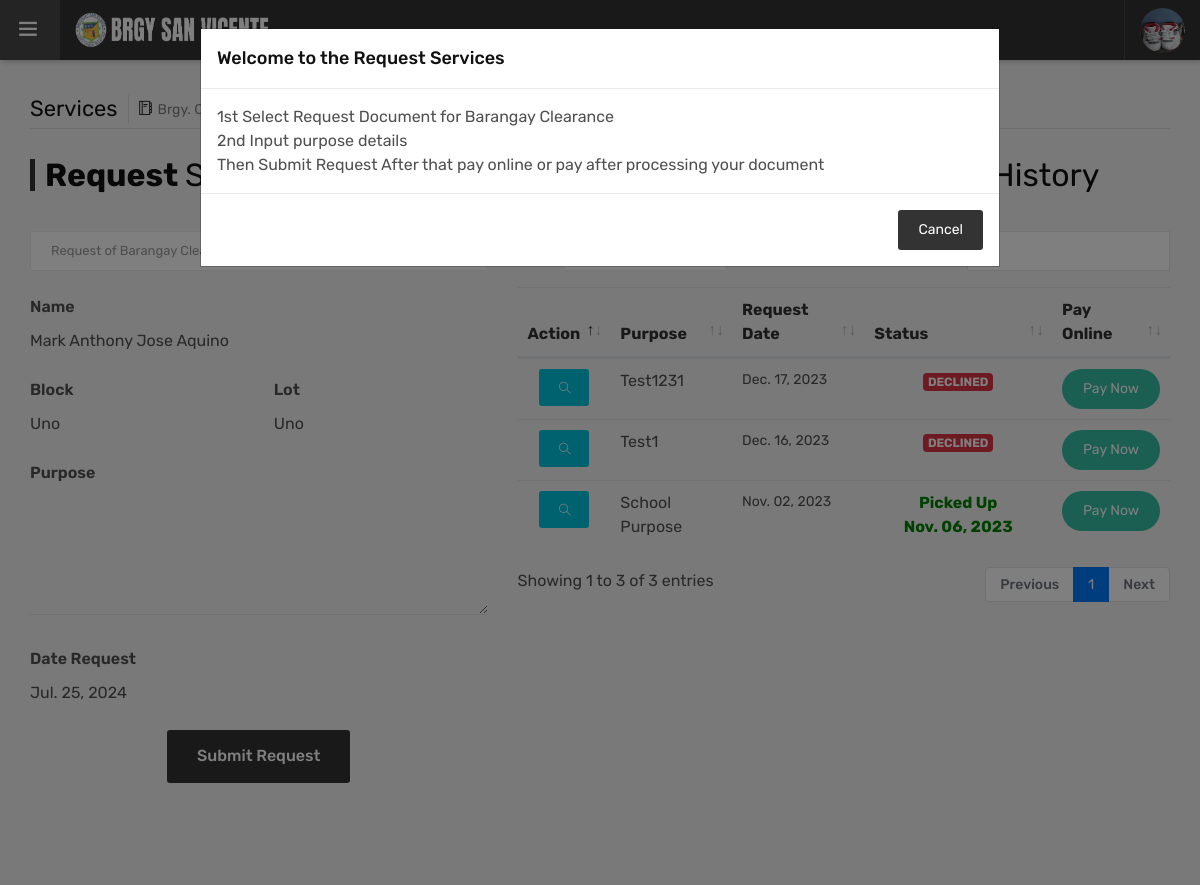
Page /residents/clearance.php (signed in) on the committed database.
### tables this page shows
CREATE TABLE `residents` (
  `id` int(11) NOT NULL,
  `id_number` varchar(50) NOT NULL,
  `fname` varchar(200) NOT NULL,
  `mname` varchar(200) NOT NULL,
  `lname` varchar(200) NOT NULL,
  `gender` varchar(20) NOT NULL,
  `civil_status` varchar(50) NOT NULL,
  `email` varchar(50) NOT NULL,
  `password` varchar(65) NOT NULL,
  `contact_number` varchar(50) NOT NULL,
  `address` varchar(500) NOT NULL,
  `address2` varchar(100) DEFAULT NULL,
  `resident_since` varchar(100) DEFAULT NULL,
  `birth_date` date DEFAULT NULL,
  `ext` varchar(200) DEFAULT NULL,
  `address3` varchar(200) DEFAULT NULL,
  `birth_place` varchar(200) DEFAULT NULL,
  `occupation` varchar(200) DEFAULT NULL,
  `fourps` varchar(11) NOT NULL,
  `status` int(11) NOT NULL,
  `verified` int(11) NOT NULL,
  `email_verif` int(11) DEFAULT NULL,
  `date_registered` datetime NOT NULL,
  `resident_status` varchar(50) DEFAULT NULL,
  `photo` varchar(200) DEFAULT NULL
);

CREATE TABLE `request` (
  `id` int(11) NOT NULL,
  `resident_id` int(11) NOT NULL,
  `request_type` int(11) NOT NULL,
  `purpose` varchar(200) NOT NULL,
  `date_issued` datetime NOT NULL,
  `date_pickup` date DEFAULT NULL,
  `status2` varchar(100) DEFAULT NULL,
  `status` int(11) NOT NULL
);

### global/model.php (called while the page is built, shortened)
<?php
	Class Model {
		private $server = "localhost";
		private $username = "root";
		private $password = "";
		private $dbname = "brgy_salvacion";
		private $conn;
		public function __construct() {
			try {
				$this->conn = new mysqli($this->server, $this->username, $this->password, $this->dbname);
			} catch (Exception $e) {
				echo "Connection failed" . $e->getMessage();
			}
		}
		public function displayDepartment2($id) {
			$data = null;
			$query = "SELECT * FROM residents WHERE id = ?";
			if($stmt = $this->conn->prepare($query)) {
				$stmt->bind_param("i", $id);
				$stmt->execute();
				$result = $stmt->get_result();
				while ($row = $result->fetch_assoc()) {
					$data[] = $row;
				}
			}
			return $data;
		}
		public function fetchRequestsHistory2($id, $request_type) {
			$data = null;
			$query = "SELECT a.*, b.fname, b.mname, b.lname, b.address, b.address2, b.resident_since, b.civil_status, b.id AS resident_id FROM request AS a INNER JOIN residents AS b ON a.resident_id = b.id WHERE a.resident_id = ? AND a.request_type = ? ORDER BY a.id DESC";
			if ($stmt = $this->conn->prepare($query)) {
				$stmt->bind_param('ii', $id, $request_type);
				$stmt->execute();
				$result = $stmt->get_result();
				while ($row = $result->fetch_assoc()) {
					$data[] = $row;
				}
			}
			return $data;
		}
	}
?>

### residents/department.php (called while the page is built, shortened)
<?php
	$department = $model->displayDepartment2($_SESSION['sess2']);
	if (!empty($department)) {
		foreach ($department as $dep) {
			$r_fname = $dep['fname'];
			$r_mname = $dep['mname'];
			$r_lname = $dep['lname'];
			$r_address = $dep['address'];
			$r_address2 = $dep['address2'];
			$photo = $dep['photo'];
														if ($photo == '') {
															$photo = 'default';
    													}
    													else {
    														$photo = $dep['photo'];
    													}
		}
	}
?>

### residents/clearance.php (the view, shortened to what this page needs)
<?php
	include('../global/model.php');
	$model = new Model();
	include('department.php');
	$row = $r_id;
?>
<!DOCTYPE html>
<html lang="en">
	<head>
		<link rel="stylesheet" type="text/css" href="../dashboard/assets/css/dataTables.bootstrap4.min.css">
		<link rel="stylesheet" type="text/css" href="../dashboard/assets/css/assets.css">
		<link rel="stylesheet" type="text/css" href="../dashboard/assets/vendors/calendar/fullcalendar.css">
		<link rel="stylesheet" type="text/css" href="../dashboard/assets/css/typography.css">
		<link rel="stylesheet" type="text/css" href="../dashboard/assets/css/shortcodes/shortcodes.css">
		<link rel="stylesheet" type="text/css" href="../dashboard/assets/css/style.css">
		<link rel="stylesheet" type="text/css" href="../dashboard/assets/css/dashboard.css">
	</head>
	<body class="ttr-opened-sidebar ttr-pinned-sidebar" style="background-color: #F3F3F3;">
		<?php include 'navbar.php'; ?>
		<main class="ttr-wrapper" style="background-color: #F3F3F3;">
			<div class="container-fluid">
				<div class="db-breadcrumb">
					<h4 class="breadcrumb-title">Services</h4>
					<ul class="db-breadcrumb-list">
						<li><i class="ti-agenda"></i>Brgy. Clearance</li>
					</ul>
				</div>
				<div class="row">
					<div class="col-lg-5 m-b30">
									<form class="contact-bx dzForm" method="post">
										<div class="heading-bx left">
											<h2 class="title-head">Request <span>Services</span></h2>
										</div>
										<div style="padding: 5px;"></div>
										<div class="row placeani" id="sent">
											<div class="col-lg-12">
												<select class="form-control" id="switch-page">
													<option value="1"selected >Request of Barangay Clearance</option>
												</select>
											</div>
											<div class="col-lg-12">
												<br>
												<div class="form-group">
													<label>Name</label><div class="input-group">
														<?php echo $r_fname; ?> <?php echo $r_mname; ?> <?php echo $r_lname; ?>
													</div>
												</div>
											</div>
											<div class="col-lg-6">
												<div class="form-group">
													<label>Block</label><div class="input-group">
														<?php echo $r_address; ?>
													</div>
												</div>
											</div>
											<div class="col-lg-6">
												<div class="form-group">
													<label>Lot</label><div class="input-group">
														<?php echo $r_address2; ?>
													</div>
												</div>
											</div>
											<div class="col-lg-12">
												<div class="form-group">
													<label>Purpose</label><div class="input-group">
														<textarea name="message" rows="1" class="form-control" required minlength="5" maxlength="300" ></textarea>
													</div>
												</div>
											</div>
											<div class="col-lg-12">
												<div class="form-group">
													<label>Date Request</label><div class="input-group">
														<?php echo date("M. d, Y"); ?>
													</div>
												</div>
											</div>
										</form>
											<div class="col-lg-12">
												<div id="request_button">
													<?php
														$request_type = 1;
														$rows = $model->pendingRequestChecker($_SESSION['sess2'], $request_type);
														if (!empty($rows)) {
															foreach ($rows as $row) {
															}
													?>
													<center>
														<h3 style="color: green;">YOUR REQUEST IS PENDING</h3>
														<button type="button" data-toggle="modal" data-target="#view-cancel-<?php echo $row['id']; ?>" class="btn red radius-xl" style="width: 210px;height: 50px;display: flex;align-items: center;justify-content: center;" <?php if (!isset($_COOKIE['cancel_request_clearance'])) { echo 'disabled'; } ?>><i class="ti-archive" style="font-size: 15px;"></i><span style="font-size: 15px;">&nbsp;&nbsp;CANCEL REQUEST</span></button>
													</center>
													<?php
														if (isset($_POST['cancel'])) {
															$model->updateRequestStatus(4, $_POST['cancel_hidden']);
															setcookie('cancel_request_clearance', null, -1, '/');
															echo "<script>window.open('clearance', '_self');</script>";
														}
													}
													else
													{
													?>
														<center><button name="post_msg" type="submit" class="btn button-md button-block">Submit Request</button></center>
													<?php } ?>
													</div>
											</div>
											<div class="col-lg-12" align="center">
											<br>
											</div>
										</div>
					</div>
					<div class="col-lg-7 m-b30">
						<div class="heading-bx left">
							<h2 class="title-head">Barangay Clearance<span> Request History</span></h2>
						</div>
						<div class="table-responsive">
							<table id="table" class="table hover" style="width:100%">
								<thead>
									<tr>
										<th width="50">Action</th>
										<th>Purpose</th>
										<th>Request Date</th>
										<th width="150">Status</th>
										<th>Pay Online</th>
									</tr>
								</thead>
								<tbody>
									<?php
										$rows = $model->fetchRequestsHistory2($_SESSION['sess2'], $request_type);
										if (!empty($rows)) {
											foreach ($rows as $row) {
									?>
									<tr>
										<td><center><a href="" class="btn blue" style="width: 50px; height: 37px;" data-toggle="modal" data-target="#view-<?php echo $row['id']; ?>"><div data-toggle="tooltip" title="View Details"><i class="ti-search" style="font-size: 12px;"></i></div></a></center></td>
										<td><?php echo $row['purpose']; ?></td>
										<td style="font-size: 14px;"><?php echo date('M. d, Y', strtotime($row['date_issued'])); ?></td>
										<td>
											<center>
												<?php
												if ($row['status'] == 1) {
												?>
												<span style="color: green;"><b><?php echo $row['status2']; ?><br><?php echo date('M. d, Y', strtotime($row['date_pickup'])); ?></b></span>
												<?php
												}
												else if ($row['status'] == 2) {
												?>
												<span class="badge badge-primary">PENDING</span>
												<?php
												}
												else if ($row['status'] == 4) {
												?>
												<span class="badge badge-danger">DECLINED</span>
												<?php
												}
												else {
												?>
												<span class="badge badge-danger">DECLINED</span>
												<?php
												}
												?>
											</center>
										</td>
										<td>
											<center>
													<a href="https://pm.link/orgbarangay-konektado01/test/jyjPXPx" target="_blank"><button class="btn btn-block green radius-xl" style="float: right;">Pay Now</button>
											</center>
										</td>
									</tr>
									<?php
										}
									}
									?>
								</tbody>
							</table>
						</div>
					</div>
				</div>
		</main>
		<div class="modal fade" id="myModal" tabindex="-1" role="dialog" aria-labelledby="exampleModalLabel2"
        aria-hidden="true">
        <div class="modal-dialog modal-lg" role="document">
            <div class="modal-content">
                <div class="modal-header">
                    <h5 class="modal-title" id="exampleModalLabel2">Welcome to the Request Services</h5>
                </div>
                <div class="modal-body">1st Select Request Document for Barangay Clearance<br>
				2nd Input purpose details<br>
				Then Submit Request
				After that pay online or pay after processing your document
				</div>
                <div class="modal-footer">
                    <button class="btn btn-secondary" type="button" data-dismiss="modal">Cancel</button>
                </div>
            </div>
        </div>
    </div>
	</body>
</html>

### residents/navbar.php (shortened to what this page needs)
<header class="ttr-header">
	<div class="ttr-header-wrapper">
		<div class="ttr-toggle-sidebar ttr-material-button">
			<i class="ti-menu ttr-close-icon"></i>
		</div>
		<div class="ttr-logo-box">
			<div>
				<a href="homepage" class="ttr-logo">
					<img alt="" class="ttr-logo-desktop" src="../assets/images/logo-white1.png" style="width: 200px; height: 36px;">
				</a>
			</div>
		</div>
		<div class="ttr-header-right ttr-with-seperator">
			<ul class="ttr-header-navigation">
				<li>
					<a href="#" class="ttr-material-button ttr-submenu-toggle"><img src="../assets/images/profile-pictures/<?php echo $photo; ?>.jpg" style="height: 45px; width: 45px;border-radius: 50%;"></a>
				</li>
			</ul>
		</div>
	</div>
</header>

### dashboard/assets/css/typography.css (style rules this page uses)
body { background-color: #fff; font-family: Rubik; font-size: 16px; font-weight: 400; color:#505050; padding: 0; margin: 0; overflow-x: hidden; -webkit-font-smoothing: antialiased; font-smoothing: antialiased; -moz-osx-font-smoothing: grayscale; scroll-behavior: smooth; }
a { color: #6f6f6f; outline: 0 none; text-decoration: none; }
img { border-style: none; height: auto; max-width: 100%; vertical-align: middle; }
section, article, aside, details, figcaption, figure, footer, header, hgroup, main, menu, nav, summary { display: block; }
table { background-color: transparent; width: 100%; }
table thead th { color: #333; }
table td { padding: 15px 10px; }
p, address, pre, hr, ul, ol, dl, dd, table { margin-bottom: 24px; }
h1, h2, h3, h4, h5, h6 { color: #111111; font-family: rubik; margin-top:0; }
h2 { font-size: 32px; line-height: 45px; margin-bottom: 25px; font-weight: 700; }
h4 { font-size: 22px; line-height: 28px; margin-bottom: 15px; font-weight: 500; }
h5 { font-size: 18px; line-height: 24px; margin-bottom: 10px; font-weight: 500; }
dl, ul, ol { list-style-position: outside; padding: 0; }
ul, ol { margin-bottom: 24px; }
ul li, ol li { padding: 0; }
.m-b30 { margin-bottom: 30px; }
.heading-bx { margin-bottom: 40px; }
.heading-bx h1, .heading-bx h2, .heading-bx h3 { margin-top: 0; }

### dashboard/assets/css/style.css (style rules this page uses)
.heading-bx.left .title-head { margin-bottom: 10px; margin-top: 0; line-height: 32px; padding-left: 10px; border-left: 5px solid var(--primary); }
.title-head span { font-weight:400; }
.courses-search-bx .input-group, .contact-bx .input-group { display:block; position:relative; }
.courses-search-bx .input-group .form-control, .contact-bx .input-group .form-control, .courses-search-bx .input-group label, .contact-bx .input-group label { width:100%; }
.contact-bx .input-group textarea.form-control { height:120px; }
.courses-search-bx .input-group .form-control, .contact-bx .input-group .form-control { border-width: 0 0 1px 0; background-color:rgba(0,0,0,0); padding:10px 0; }
.contact-bx .heading-bx { margin-bottom: 30px; }

### dashboard/assets/css/shortcodes/form.css (style rules this page uses)
.btn, .panel, .form-control, .img-thumbnail, .panel-head ing, .dropdown-menu, .panel-group .panel, .nav-tabs > li > a, .modal-content, .navbar-toggler, .nav-pills > li > a, .pager li > a, .pager li > span, .well, .alert, .list-group-item:first-child, .list-group-item:last-child, .input-group-addon, .btn-group-divides > .btn:not(:first-child):not(:last-child):not(.dropdown-toggle), .btn-group-divides > .btn:last-child:not(:first-child), .btn-group > .dropdown-toggle:not(:first-child), .ttr-booking-form .ttr-extra-services li .feature-box-lg, .ttr-booking-form .ttr-extra-services li.active .feature-box-lg:after, .widget_tag_cloud a, .searchform input[type="text"], .searchform input[type="submit"], ol.comment-list li.comment .comment-body { -webkit-border-radius: 0; -moz-border-radius: 0; border-radius: 0; }
a, .ttr-box, .btn, .form-control, .ov-box, .overlay-icon li a i, .feature-box-xl, .feature-box-lg, .feature-box-md, .feature-box-sm, .feature-box-xs, .navbar-toggler, .menu-logo, .menu-links .nav > li > a, .secondary-menu { -webkit-transition: all 0.2s linear; -moz-transition: all 0.2s linear; -ms-transition: all 0.2s linear; -o-transition: all 0.2s linear; transition: all 0.2s linear; }
button { outline:none !important; cursor:pointer; }
label { font-weight: 600; margin-bottom: 10px; }
.form-group { margin-bottom: 25px; }
.form-control { border-color: #e1e6eb; box-shadow: none; height: 40px; font-size: 13px; line-height: 20px; padding: 9px 12px; }
textarea.form-control { height:120px; }
.input-group { width: 100%; }
.input-group .form-control, .input-group-addon, .input-group-btn { display: table-cell; }

### dashboard/assets/css/shortcodes/breadcrumb.css (style rules this page uses)
.table > tbody > tr > td, .table > tbody > tr > th, .table > tfoot > tr > td, .table > tfoot > tr > th, .table > thead > tr > td, .table > thead > tr > th { padding: 10px; }

### rows in the picture
residents: photo (picture), fname "Mark Anthony", mname "Jose", lname "Aquino", address "Uno", address2 "Uno"
request: purpose "Test1231", date_issued "Dec. 17, 2023", status "DECLINED"
request: purpose "Test1", date_issued "Dec. 16, 2023", status "DECLINED"
request: purpose "School Purpose", date_issued "Nov. 02, 2023", status2 "Picked Up", date_pickup "Nov. 06, 2023"
